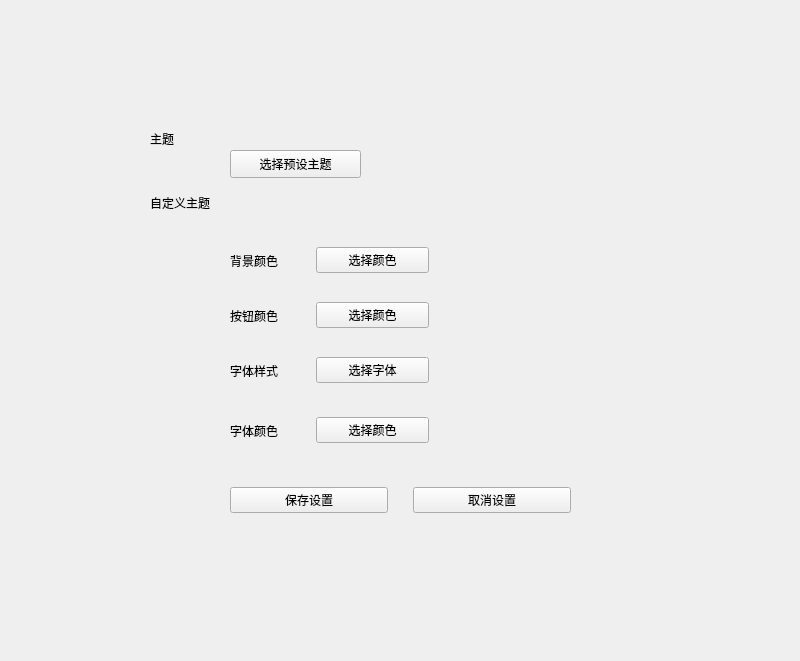
<?xml version="1.0" encoding="UTF-8"?>
<ui version="4.0">
 <class>Settings</class>
 <widget class="QWidget" name="Settings">
  <property name="geometry">
   <rect>
    <x>0</x>
    <y>0</y>
    <width>800</width>
    <height>661</height>
   </rect>
  </property>
  <property name="minimumSize">
   <size>
    <width>800</width>
    <height>661</height>
   </size>
  </property>
  <property name="maximumSize">
   <size>
    <width>800</width>
    <height>661</height>
   </size>
  </property>
  <property name="windowTitle">
   <string>Form</string>
  </property>
  <widget class="QWidget" name="verticalLayoutWidget">
   <property name="geometry">
    <rect>
     <x>150</x>
     <y>110</y>
     <width>101</width>
     <height>121</height>
    </rect>
   </property>
   <layout class="QVBoxLayout" name="verticalLayout">
    <item>
     <widget class="QLabel" name="label">
      <property name="text">
       <string>主题</string>
      </property>
     </widget>
    </item>
    <item>
     <widget class="QLabel" name="textsettings_lb">
      <property name="text">
       <string>自定义主题</string>
      </property>
     </widget>
    </item>
   </layout>
  </widget>
  <widget class="QWidget" name="horizontalLayoutWidget_2">
   <property name="geometry">
    <rect>
     <x>230</x>
     <y>290</y>
     <width>341</width>
     <height>51</height>
    </rect>
   </property>
   <layout class="QHBoxLayout" name="size_layout" stretch="1,2,2">
    <property name="spacing">
     <number>30</number>
    </property>
    <item>
     <widget class="QLabel" name="label_2">
      <property name="text">
       <string>按钮颜色</string>
      </property>
     </widget>
    </item>
    <item>
     <widget class="QPushButton" name="buttonCol_btn">
      <property name="text">
       <string>选择颜色</string>
      </property>
     </widget>
    </item>
    <item>
     <widget class="QLabel" name="label_3">
      <property name="text">
       <string/>
      </property>
     </widget>
    </item>
   </layout>
  </widget>
  <widget class="QWidget" name="horizontalLayoutWidget">
   <property name="geometry">
    <rect>
     <x>230</x>
     <y>340</y>
     <width>341</width>
     <height>61</height>
    </rect>
   </property>
   <layout class="QHBoxLayout" name="font_layout" stretch="1,2,2">
    <property name="spacing">
     <number>30</number>
    </property>
    <item>
     <widget class="QLabel" name="font_label">
      <property name="text">
       <string>字体样式</string>
      </property>
     </widget>
    </item>
    <item>
     <widget class="QPushButton" name="fontType_btn">
      <property name="text">
       <string>选择字体</string>
      </property>
     </widget>
    </item>
    <item>
     <widget class="QLabel" name="empty_2">
      <property name="text">
       <string/>
      </property>
     </widget>
    </item>
   </layout>
  </widget>
  <widget class="QWidget" name="horizontalLayoutWidget_3">
   <property name="geometry">
    <rect>
     <x>230</x>
     <y>470</y>
     <width>341</width>
     <height>61</height>
    </rect>
   </property>
   <layout class="QHBoxLayout" name="buttons_layout">
    <property name="spacing">
     <number>25</number>
    </property>
    <item>
     <widget class="QPushButton" name="save_btn">
      <property name="text">
       <string>保存设置</string>
      </property>
     </widget>
    </item>
    <item>
     <widget class="QPushButton" name="cancel_btn">
      <property name="text">
       <string>取消设置</string>
      </property>
     </widget>
    </item>
   </layout>
  </widget>
  <widget class="QWidget" name="horizontalLayoutWidget_4">
   <property name="geometry">
    <rect>
     <x>230</x>
     <y>400</y>
     <width>341</width>
     <height>61</height>
    </rect>
   </property>
   <layout class="QHBoxLayout" name="color_layout" stretch="1,2,2">
    <property name="spacing">
     <number>30</number>
    </property>
    <item>
     <widget class="QLabel" name="color_lb">
      <property name="text">
       <string>字体颜色</string>
      </property>
     </widget>
    </item>
    <item>
     <widget class="QPushButton" name="choosecol_btn">
      <property name="text">
       <string>选择颜色</string>
      </property>
     </widget>
    </item>
    <item>
     <widget class="QLabel" name="empty">
      <property name="text">
       <string/>
      </property>
     </widget>
    </item>
   </layout>
  </widget>
  <widget class="QPushButton" name="choosethemebtn">
   <property name="geometry">
    <rect>
     <x>230</x>
     <y>150</y>
     <width>131</width>
     <height>28</height>
    </rect>
   </property>
   <property name="text">
    <string>选择预设主题</string>
   </property>
  </widget>
  <widget class="QWidget" name="horizontalLayoutWidget_5">
   <property name="geometry">
    <rect>
     <x>230</x>
     <y>230</y>
     <width>341</width>
     <height>61</height>
    </rect>
   </property>
   <layout class="QHBoxLayout" name="horizontalLayout" stretch="1,2,2">
    <property name="spacing">
     <number>30</number>
    </property>
    <item>
     <widget class="QLabel" name="back_lb">
      <property name="text">
       <string>背景颜色</string>
      </property>
     </widget>
    </item>
    <item>
     <widget class="QPushButton" name="background_btn">
      <property name="text">
       <string>选择颜色</string>
      </property>
     </widget>
    </item>
    <item>
     <widget class="QLabel" name="empty_3">
      <property name="text">
       <string/>
      </property>
     </widget>
    </item>
   </layout>
  </widget>
 </widget>
 <resources/>
 <connections/>
 <slots>
  <slot>chooseTheme()</slot>
  <slot>chooseFontColor()</slot>
  <slot>toPeosonInfo()</slot>
  <slot>chooseFontSize()</slot>
  <slot>chooseFontType()</slot>
 </slots>
</ui>
